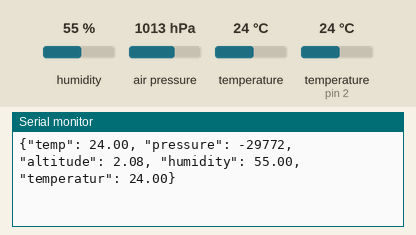
A sketch run on a simulated Arduino Uno, built with avr-gcc and run on an emulated ATmega328P. Parts: the last lines printed to the serial monitor. The test bench sets the inputs (shaded band); at power-on: humidity 55 %, air pressure 1013 hPa, temperature 24 °C, temperature (sensor on pin 2) 24 °C.

Above: at 1.2 s.
1.3 s: humidity set to 22 %
At 2.2 s:
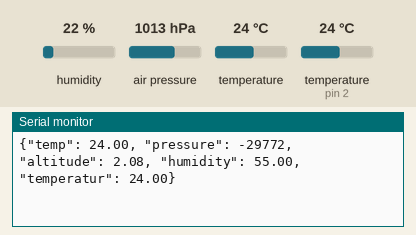
3.2 s: air pressure set to 952 hPa
At 3.2 s:
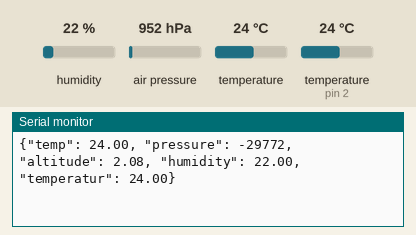
5.1 s: temperature (sensor 0) set to 12 °C
At 6.8 s:
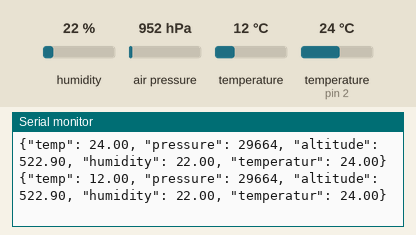
7.0 s: temperature (sensor on pin 2) set to 12 °C
At 8.3 s:
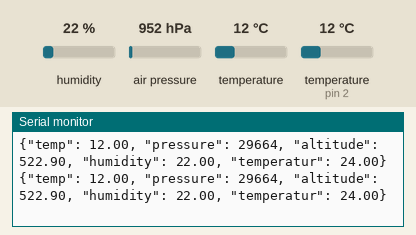
8.9 s: humidity set to 40 %
At 9.9 s:
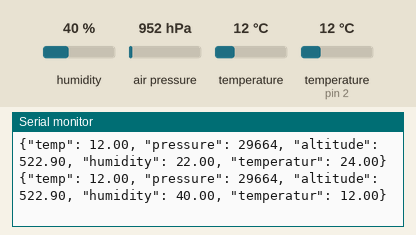
10.8 s: air pressure set to 975 hPa
At 11.4 s:
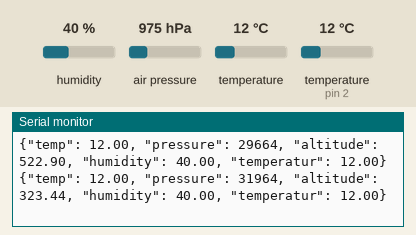
Timing chart, 0 to 13.7 s (numbered marks = the images above; inputs shaded):
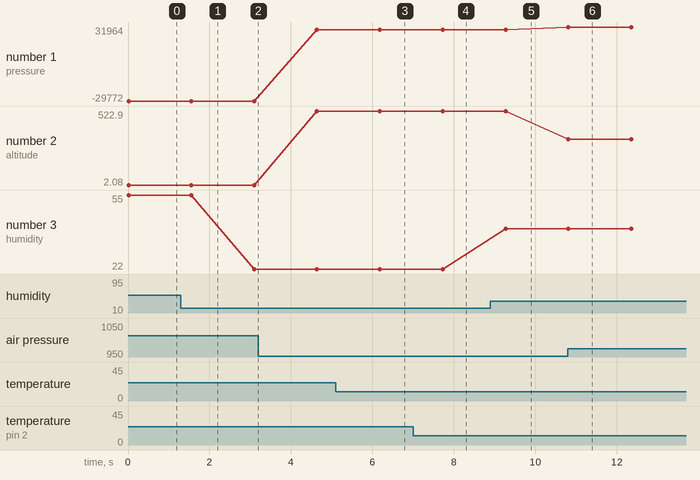

Measured:
- after the input at 5.1 s, the serial monitor: prints a new line after 1.1 s (image 3)
- after the input at 8.9 s, the serial monitor: prints a new line after 0.37 s (image 5)
- after the input at 10.8 s, the serial monitor: prints a new line at once (image 6)
- plotted number 1: -29772 → 29664 after the input at 3.2 s, 29664 → 31964 after the input at 10.8 s
- plotted number 2: 2.08 → 522.9 after the input at 3.2 s, 522.9 → 323.44 after the input at 10.8 s
- plotted number 3: 55 → 22 after the input at 1.3 s, 22 → 40 after the input at 8.9 s

The sketch:

sensor.ino
```cpp
#include <Wire.h>
#include <Adafruit_BMP085.h>
#include "DHT.h"

#define DHTPIN 2
#define DHTTYPE DHT22

Adafruit_BMP085 bmp;
DHT dht(DHTPIN, DHTTYPE);

void setup() {
  // Open serial with bluetooth module
  Serial.begin(9600);

  if (!bmp.begin()) {
	  Serial.println("Could not find a valid BMP085 sensor, check wiring!");
  }

  dht.begin();
}

void loop() {
    float temp = bmp.readTemperature();
    int pressure = bmp.readPressure();
    float altitude = bmp.readAltitude();

    float humidity = dht.readHumidity();
    float temperatur = dht.readTemperature();

    String data = "{";
    data = data + "\"temp\": " + String(temp) + ", ";
    data = data + "\"pressure\": " + String(pressure) + ", ";
    data = data + "\"altitude\": " + String(altitude) + ", ";
    data = data + "\"humidity\": " + String(humidity) + ", ";
    data = data + "\"temperatur\": " + String(temperatur) + "}";

    Serial.println(data);
    delay(1500);
}
```
